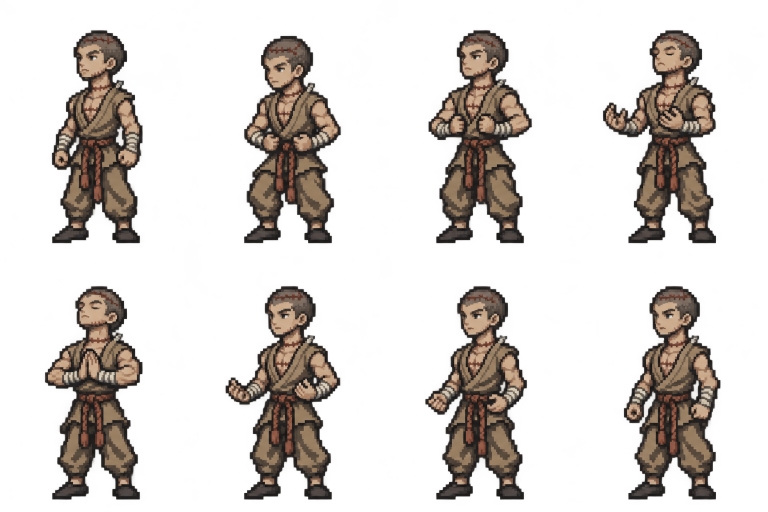
#> input picture assets/party-fx/tetsugi-chakra-v01/source/tetsugi-breath.generated.png, 1536 x 1024 px (shown at 1/2 size); its folder holds 2 pictures in this run
$ python build.py
#> lines starting #> are read from the running program, lines starting #| are printed output that depends on the picture
"""Deterministic raster cleanup, registration, packing and editable layer exports."""
from pathlib import Path
from PIL import Image, ImageDraw, ImageFont
import numpy as np, json, io, zipfile, xml.etree.ElementTree as ET, hashlib
P=Path(__file__).resolve().parent
NN=Image.Resampling.NEAREST

def palette_map(cells, colours):
    pixels=np.concatenate([np.array(im).reshape(-1,4) for im in cells]); rgb=pixels[pixels[:,3]>0,:3]
    pal=Image.fromarray(rgb.reshape(1,-1,3)).quantize(colors=colours,method=Image.Quantize.MEDIANCUT)
    palette=pal.getpalette()[:colours*3]
    result=[]
    for im in cells:
        out=im.convert('RGB').quantize(palette=pal,dither=Image.Dither.NONE).convert('RGBA');out.putalpha(im.getchannel('A'))
        a=np.array(out);a[a[:,:,3]==0]=0;result.append(Image.fromarray(a))
    return result,['#%02X%02X%02X'%tuple(palette[i:i+3]) for i in range(0,len(palette),3)]

def source_cells(file):
#> called with file = 'tetsugi-breath.generated.png'
    a=np.array(Image.open(P/'source'/file).convert('RGBA'))
#> a is the input picture: shape (1024, 1536, 4); mean R, G, B, A 56.6, 47.4, 40.1, 65.1
    a[:,:,3]=np.where(a[:,:,3]>=200,255,0);a[a[:,:,3]==0]=0
    # Threshold only the generated alpha, never a colour key that would remove black cores.
    return [Image.fromarray(a[(i//4)*512:(i//4+1)*512,(i%4)*384:(i%4+1)*384]) for i in range(8)]

def pack(cells,n):
    im=Image.new('RGBA',(n*4,n*2))
    for i,c in enumerate(cells):im.paste(c,((i%4)*n,(i//4)*n))
    return im

def ora(name,im):
    a=np.array(im);lum=a[:,:,:3].mean(2)
    root=ET.Element('image',w=str(im.width),h=str(im.height),name=name);stack=ET.SubElement(root,'stack')
    layers=[]
    for label,mask in [('Highlights',lum>=100),('Midtones',(lum>=40)&(lum<100)),('Ink and cavities',lum<40)]:
        b=a.copy();b[~mask]=0;layer=Image.fromarray(b);layers.append(layer)
        ET.SubElement(stack,'layer',name=label,src=f'data/layer{len(layers)}.png',opacity='1.0',visibility='visible',x='0',y='0',**{'composite-op':'svg:src-over'})
    with zipfile.ZipFile(P/name,'w') as z:
        z.writestr('mimetype','image/openraster',compress_type=zipfile.ZIP_STORED)
        z.writestr('stack.xml',ET.tostring(root))
        for i,l in enumerate(layers):
            b=io.BytesIO();l.save(b,format='PNG');z.writestr(f'data/layer{i+1}.png',b.getvalue())
        b=io.BytesIO();im.save(b,format='PNG');z.writestr('mergedimage.png',b.getvalue())

actor=[]
for src in source_cells('tetsugi-breath.generated.png'):
    out=Image.new('RGBA',(96,96));out.paste(src.resize((60,80),NN),(18,11));actor.append(out)
#> after `out = Image.new('RGBA', (96, 96))`: out: PIL image 96x96 RGBA; every value is 0
actor,pal_actor=palette_map(actor,24)
#> after the loop in palette_map, `for im in cells:`:
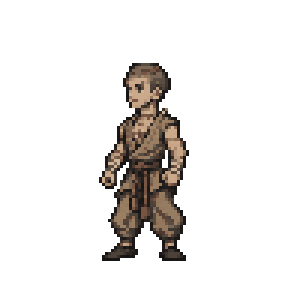
#> a: shape (96, 96, 4) (shown 3 times larger); mean R, G, B, A 13.2, 10.8, 9, 34.1; transparent parts drawn white
for im in actor[1:]:im.paste(actor[0].crop((0,81,96,89)),(0,81))
fx=[]
for src in source_cells('chakra-feathers.generated.png'):
#> call 2 of source_cells, with file = 'chakra-feathers.generated.png'
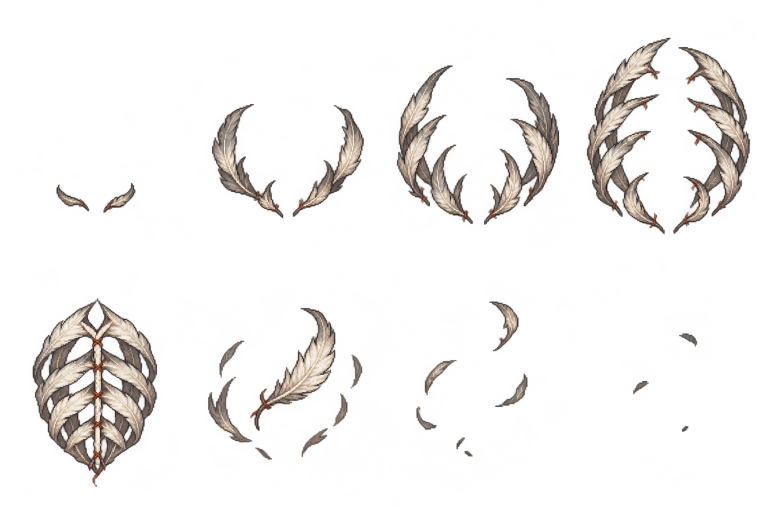
#> input picture assets/party-fx/tetsugi-chakra-v01/source/chakra-feathers.generated.png, 1536 x 1024 px (shown at 1/2 size)
#> in source_cells, a is the input picture: shape (1024, 1536, 4); mean R, G, B, A 58.2, 52.1, 47.4, 27.3
    out=Image.new('RGBA',(128,128));out.paste(src.resize((84,112),NN),(22,8));fx.append(out)
#> after `out = Image.new('RGBA', (128, 128))`: out: PIL image 128x128 RGBA; every value is 0
#> after `out.paste(src.resize((84, 112), NN), (22, 8))`:
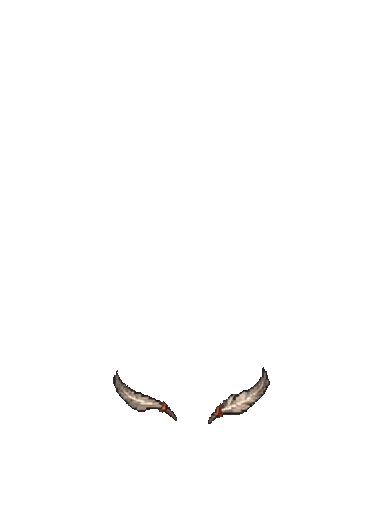
#> src: PIL image 384x512 RGBA; mean R, G, B, A 1.2, 1.1, 0.9, 2.6; transparent parts drawn white
fx,pal_fx=palette_map(fx,16)
for name,cells,n in [('tetsugi-breath',actor,96),('chakra-feathers',fx,128)]:
    im=pack(cells,n);im.save(P/f'{name}.v01.png');im.resize((im.width*4,im.height*4),NN).save(P/f'{name}.v01.4x.png');ora(f'{name}.v01.ora',im)
#> this loop made 2 passes
#> pass 1, in ora, `lum = a[:, :, :3].mean(2)`:
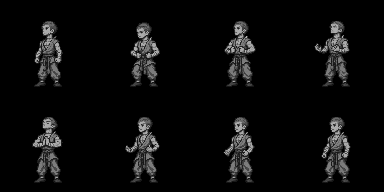
#> lum: shape (192, 384) float64; min 0, max 179.7, mean 10.9
#> after the loop:
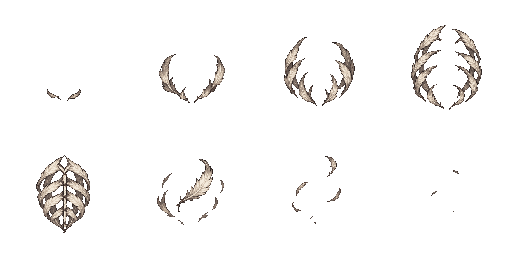
#> im: PIL image 512x256 RGBA; mean R, G, B, A 8.5, 7.6, 7, 14.9; transparent parts drawn white
review=Image.new('RGBA',(552,552),'#20262c');d=ImageDraw.Draw(review);font=ImageFont.load_default()
def text(x,y,s):
#> called with x = 8, y = 4
    mask=Image.new('1',(540,14));ImageDraw.Draw(mask).text((0,0),s,font=font,fill=1);review.paste('#ddd8cf',(x,y),mask)
text(8,4,'TETSUGI CHAKRA V01 / BREATH AND FEATHER KEYS')
for cells,n,oy,prefix in [(actor,96,24,'TC'),(fx,128,256,'CF')]:
    for i,c in enumerate(cells):
        x=8+(i%4)*136;y=oy+(i//4)*(n+16)
        d.rectangle((x-1,y-1,x+n,y+n),outline='#777777');review.alpha_composite(c,(x,y));text(x,y+n+2,f'{prefix}{i+1:02d}')
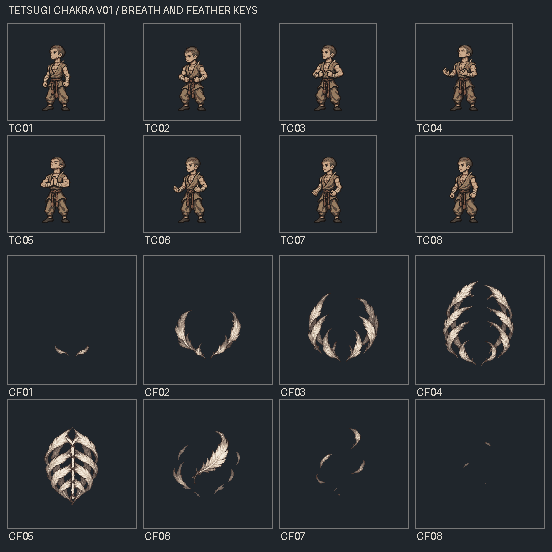
#> review: PIL image 552x552 RGBA; mean R, G, B, A 40.1, 44.6, 49.3, 255
review.save(P/'review.v01.png');review.resize((2208,2208),NN).save(P/'review.v01.4x.png')
#> after `review.save(P / 'review.v01.png')`:
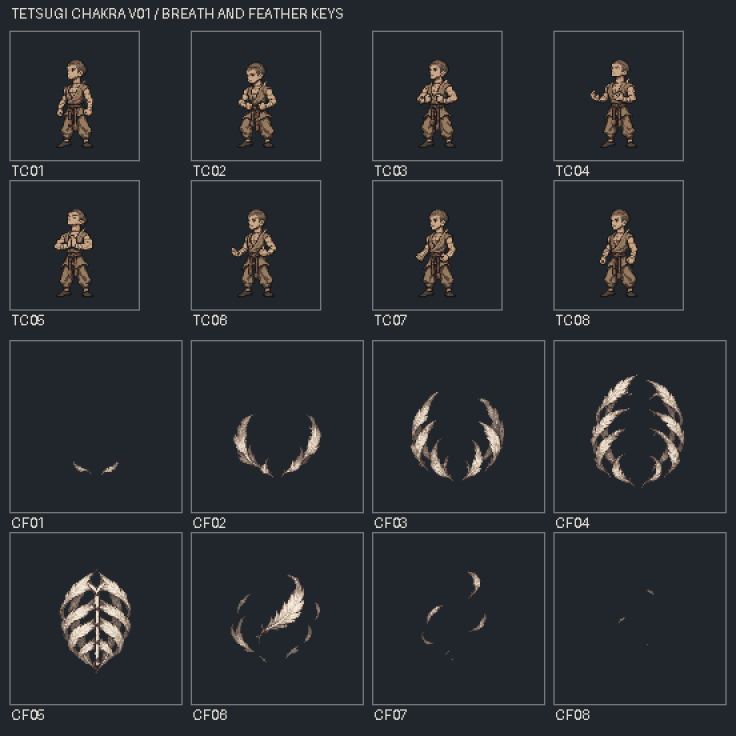
#> saved as review.v01.4x.png: PIL image 2208x2208 RGBA (shown at 1/3 size); mean R, G, B, A 40.1, 44.6, 49.3, 255
meta={'action':'Tetsugi: Chakra','version':1,'duration_ms':3600,'fps':60,'loop':False,'terminal':'effects hidden; actor at original guard','scene':{'native':[384,216],'output':[1536,864],'origin':'top-left','baseline':180,'safe_bounds_inclusive':[8,8,375,207],'actor_feet':[236,180],'effect_pivot':[236,140],'facing':'left'},'atlases':{},'actor_track':[{'frame':f,'ms':ms} for f,ms in [(0,240),(1,200),(2,200),(3,600),(4,480),(5,240),(6,200),(7,200),(0,1240)]],'effect_track':[{'frame':i,'ms':ms} for i,ms in enumerate([160,160,200,440,200,200,240,240])],'effect_start_ms':640,'effect_hide_ms':2480,'cues':[{'name':'gather','ms':640},{'name':'heal','ms':1600},{'name':'effect_clear','ms':2480},{'name':'action_complete','ms':3600}],'gameplay_events':'One visual self-heal cue. No HP/Stress mutation; existing Chakra rules unchanged.','motion':{'caster':'fixed feet; eight drawn keys, nine exposures; no runtime actor transform','effect_y_keys':[[0,140],[1600,140],[1840,138],[2240,126],[2480,120],[3600,120]],'interpolation':'smoothstep, round native pixel coordinates'},'layers':[{'name':'background','resolution':[384,216],'alpha':'opaque','blend':'source-over','filter':'nearest','preview_scale':4},{'name':'rear light','resolution':[768,432],'alpha':'continuous','blend':'source-over','filter':'linear','preview_scale':2},{'name':'rear feathers, actor, front feathers','resolution':[384,216],'alpha':[0,255],'blend':'source-over','filter':'nearest','preview_scale':4},{'name':'foreground healing light','resolution':[768,432],'alpha':'continuous','blend':'screen','filter':'linear','preview_scale':2}],'status':{'specified':True,'generated_built':True,'exported':True,'technically_checked':False,'artistically_approved':False,'engine_tested':False}}
for name,cells,n,palette,prefix in [('tetsugi-breath',actor,96,pal_actor,'TC'),('chakra-feathers',fx,128,pal_fx,'CF')]:
    meta['atlases'][name]={'file':name+'.v01.png','size':[n*4,n*2],'cell':[n,n],'columns':4,'rows':2,'gutter':0,'outer_margin':0,'safe_bounds_inclusive':[8,8,n-9,n-9],'palette':palette,'alpha':[0,255],'frames':[{'id':f'{prefix}{i+1:02d}','row':i//4+1,'column':i%4+1,'rect':[i%4*n,i//4*n,n,n],'pivot':[48,87] if n==96 else [64,64],'bounds_exclusive':im.getbbox()} for i,im in enumerate(cells)]}
(P/'timeline.v01.json').write_text(json.dumps(meta,indent=2)+'\n')
print('Built eight new actor and eight new feather drawings with layered sources.')
